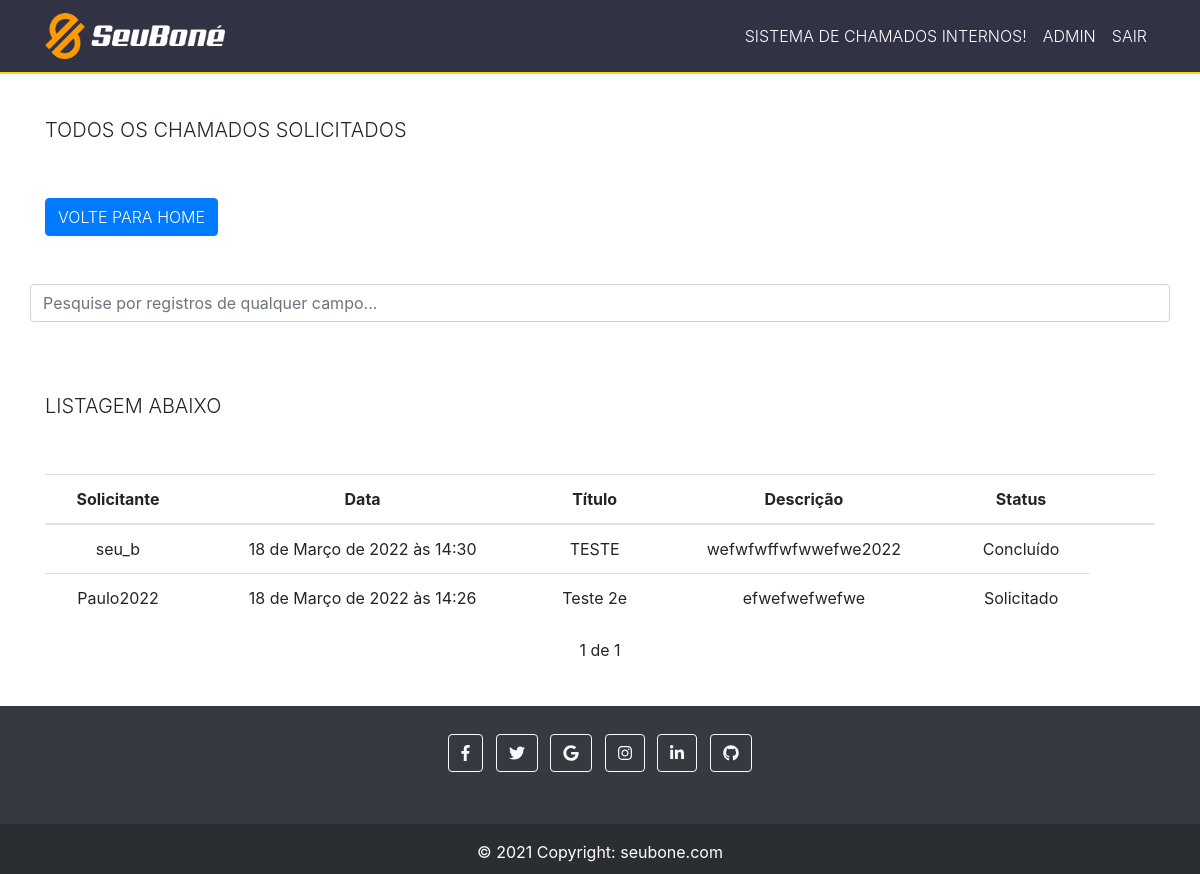
Page /chamadosGerais/ (signed in) on the earlier database version.
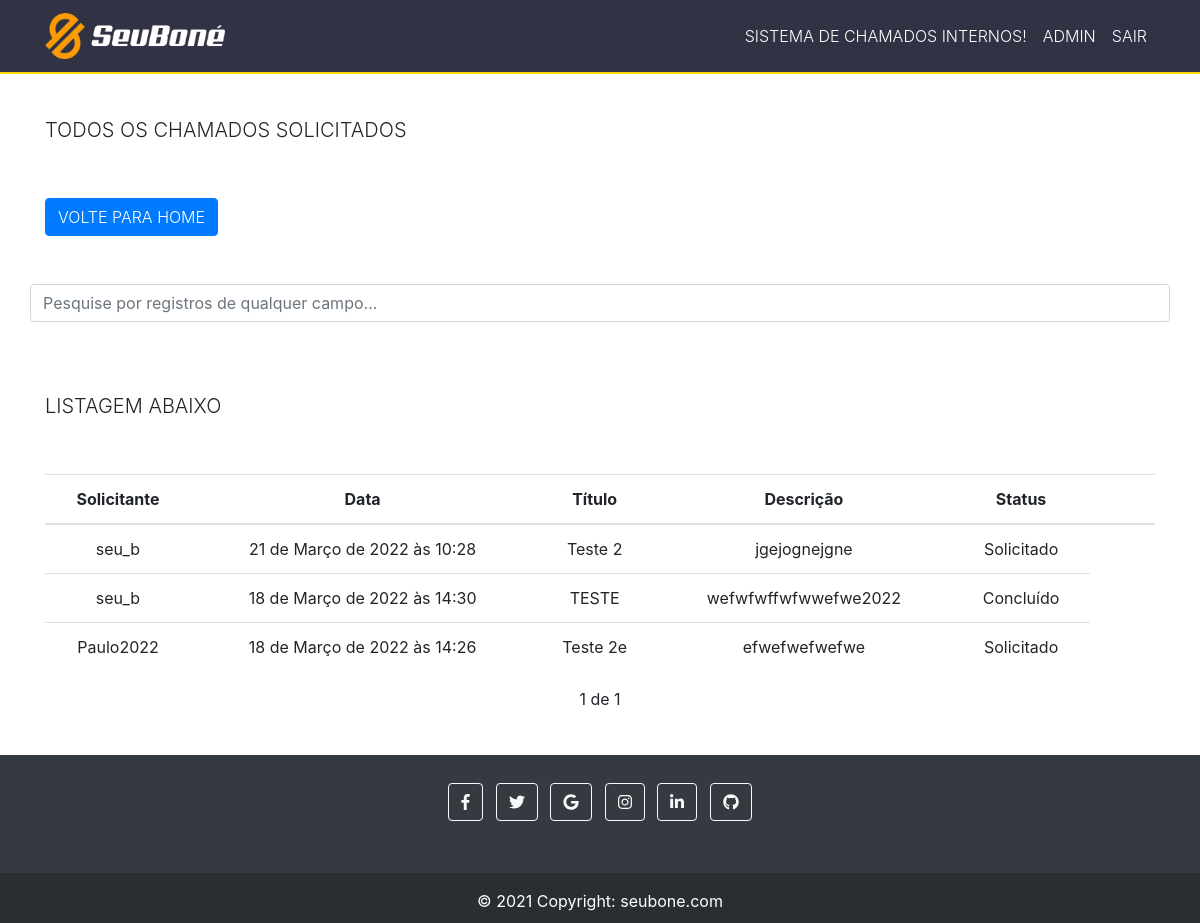
Same page on the later database version.
### chamados_gerais/models.py (models this page shows, shortened)
class Chamado_geral(models.Model):
    STATUS = (
        ('Solicitado', 'Solicitado'),       # Solicitado
        ('Em_andamento', 'Em_andamento'),   # em andamento
        ('Concluído', 'Concluído'),         # concluido
    )
    titulo = models.CharField("Título:", max_length=255)
    descrição = models.TextField("Descrição:")
    arquivo = models.FileField("Anexo:", upload_to='',  blank=True, null=True)
    Status = models.CharField(
        max_length=20,
        choices=STATUS,
    )
    user = models.ForeignKey(get_user_model(), on_delete=models.CASCADE)
    created_at = models.DateTimeField(auto_now_add=True)
    updated_at = models.DateTimeField(auto_now=True)

### chamados_gerais/views.py (the view)
# urls.py: path('chamadosGerais/', views.chamadosGerais, name='chamadosGerais'),
@login_required
def chamadosGerais(request):
    chamados = Chamado_geral.objects.all().order_by('-created_at')
    paginator = Paginator(chamados, 10)
    page = request.GET.get('page')
    chamados = paginator.get_page(page)
    return render(request, 'chamados/chamadosGerais.html', {'chamados': chamados})

### chamados_gerais/templates/chamados/chamadosGerais.html (shortened to what this page needs)
{% extends 'base.html' %}
{% block content %}
<br>
<div class="container titulo" >
    <h5 class="text-uppercase font-weight-light text-monospace">Todos os chamados solicitados</h5>
</div>
<br>
<br>
<div class="container" >
<a href="/" >
     <button type="button" class="btn btn-primary botao text-uppercase font-weight-light text-monospace">Volte para Home</button>
</a>
<br>
</div>
<br>
<br>
            <div class="col-12 container ajustePesquisar" >
                <input class="form-control container" id="myInput" type="text" placeholder="Pesquise por registros de qualquer campo..." >
             </div>
             <br>
    <br>
    <br>
    <div class="container" >
        <h5 class="text-uppercase font-weight-light text-monospace">Listagem abaixo</h5>
    </div>
    <br>
    <br>
    <div class="container" >
    <div class="tabela">
        <table class="table">
            <thead>
            <tr>
                <th style="text-align: center;" >Solicitante</th>
                <th style="text-align: center;" >Data</th>
                <th style="text-align: center;" >Título</th>
                <th style="text-align: center;" >Descrição</th>
                <th style="text-align: center;" >Status</th>
                <th></th>
                <th></th>
            </tr>
            </thead>
            <tbody id="myTable" class="alinhar">
            {% for chamado in chamados %}
            <tr>
                <td style="text-align: center;" >{{chamado.user}}</td>
                <td style="text-align: center;" >{{chamado.created_at}}</td>
                <td style="text-align: center;" >{{chamado.titulo}}</td>
                <td style="text-align: center;" >{{chamado.descrição}}</td>
                <td style="text-align: center;" >{{chamado.Status}}</a></td>
            </tr>
            {% endfor %}
            </tbody>
        </table>
        <div class="pagination" >
            <span class="step-links" >
                <span class="current" >
                    {{ chamados.number }} de {{ chamados.paginator.num_pages }}
                </span>
            </span>
        </div>
        <br>
        <br>
        <br>
        <br>
        <br>
        <br>
        <br>
        <br>
        </div>
    </div>
{% endblock %}

Differences in the rows shown:
added Chamado_geral: user "seu_b", created_at "21 de Março de 2022 às 10:28", titulo "Teste 2", descrição "jgejognejgne", Status "Solicitado"
